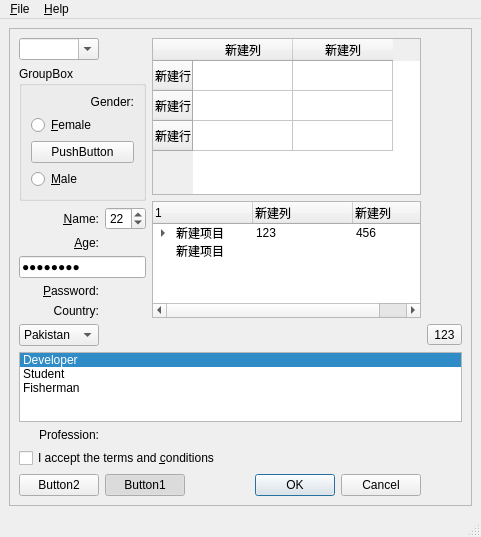
<?xml version="1.0" encoding="UTF-8"?>
<ui version="4.0">
 <class>MainWindow</class>
 <widget class="QMainWindow" name="MainWindow">
  <property name="geometry">
   <rect>
    <x>0</x>
    <y>0</y>
    <width>481</width>
    <height>513</height>
   </rect>
  </property>
  <property name="windowTitle">
   <string>Style Sheet</string>
  </property>
  <widget class="QWidget" name="centralwidget">
   <layout class="QVBoxLayout">
    <property name="spacing">
     <number>6</number>
    </property>
    <property name="leftMargin">
     <number>9</number>
    </property>
    <property name="topMargin">
     <number>9</number>
    </property>
    <property name="rightMargin">
     <number>9</number>
    </property>
    <property name="bottomMargin">
     <number>9</number>
    </property>
    <item>
     <widget class="QFrame" name="mainFrame">
      <property name="frameShape">
       <enum>QFrame::StyledPanel</enum>
      </property>
      <property name="frameShadow">
       <enum>QFrame::Raised</enum>
      </property>
      <layout class="QGridLayout" name="gridLayout_2">
       <item row="0" column="0">
        <widget class="QComboBox" name="nameCombo">
         <property name="toolTip">
          <string>Specify your name</string>
         </property>
         <property name="editable">
          <bool>true</bool>
         </property>
        </widget>
       </item>
       <item row="0" column="2" rowspan="2">
        <widget class="QTableWidget" name="tableWidget">
         <row>
          <property name="text">
           <string>新建行</string>
          </property>
         </row>
         <row>
          <property name="text">
           <string>新建行</string>
          </property>
         </row>
         <row>
          <property name="text">
           <string>新建行</string>
          </property>
         </row>
         <column>
          <property name="text">
           <string>新建列</string>
          </property>
         </column>
         <column>
          <property name="text">
           <string>新建列</string>
          </property>
         </column>
        </widget>
       </item>
       <item row="1" column="0" rowspan="2" colspan="2">
        <widget class="QGroupBox" name="groupBox">
         <property name="title">
          <string>GroupBox</string>
         </property>
         <layout class="QGridLayout" name="gridLayout">
          <item row="0" column="0">
           <widget class="QLabel" name="genderLabel">
            <property name="text">
             <string>Gender:</string>
            </property>
            <property name="alignment">
             <set>Qt::AlignRight|Qt::AlignTrailing|Qt::AlignVCenter</set>
            </property>
           </widget>
          </item>
          <item row="1" column="0">
           <widget class="QRadioButton" name="femaleRadioButton">
            <property name="toolTip">
             <string>Check this if you are female</string>
            </property>
            <property name="text">
             <string>&amp;Female</string>
            </property>
           </widget>
          </item>
          <item row="2" column="0">
           <widget class="QPushButton" name="pushButton">
            <property name="text">
             <string>PushButton</string>
            </property>
           </widget>
          </item>
          <item row="3" column="0">
           <widget class="QRadioButton" name="maleRadioButton">
            <property name="toolTip">
             <string>Check this if you are male</string>
            </property>
            <property name="text">
             <string>&amp;Male</string>
            </property>
           </widget>
          </item>
         </layout>
         <zorder>genderLabel</zorder>
         <zorder>femaleRadioButton</zorder>
         <zorder>maleRadioButton</zorder>
         <zorder>button2</zorder>
         <zorder>pushButton</zorder>
        </widget>
       </item>
       <item row="2" column="2" rowspan="6">
        <widget class="QTreeWidget" name="treeWidget">
         <column>
          <property name="text">
           <string>1</string>
          </property>
         </column>
         <column>
          <property name="text">
           <string>新建列</string>
          </property>
         </column>
         <column>
          <property name="text">
           <string>新建列</string>
          </property>
         </column>
         <item>
          <property name="text">
           <string>新建项目</string>
          </property>
          <property name="text">
           <string>123</string>
          </property>
          <property name="text">
           <string>456</string>
          </property>
          <item>
           <property name="text">
            <string>新建子项目</string>
           </property>
           <property name="text">
            <string>子123</string>
           </property>
           <property name="text">
            <string>子456</string>
           </property>
           <item>
            <property name="text">
             <string>新建子项目</string>
            </property>
            <property name="text">
             <string/>
            </property>
            <property name="text">
             <string/>
            </property>
            <item>
             <property name="text">
              <string>新建子项目</string>
             </property>
             <property name="text">
              <string/>
             </property>
             <item>
              <property name="text">
               <string>新建子项目</string>
              </property>
              <property name="text">
               <string/>
              </property>
             </item>
            </item>
           </item>
          </item>
         </item>
         <item>
          <property name="text">
           <string>新建项目</string>
          </property>
         </item>
        </widget>
       </item>
       <item row="3" column="0">
        <widget class="QLabel" name="nameLabel">
         <property name="text">
          <string>&amp;Name:</string>
         </property>
         <property name="alignment">
          <set>Qt::AlignRight|Qt::AlignTrailing|Qt::AlignVCenter</set>
         </property>
         <property name="buddy">
          <cstring>nameCombo</cstring>
         </property>
        </widget>
       </item>
       <item row="3" column="1">
        <widget class="QSpinBox" name="ageSpinBox">
         <property name="toolTip">
          <string>Specify your age</string>
         </property>
         <property name="statusTip">
          <string>Specify your age</string>
         </property>
         <property name="minimum">
          <number>12</number>
         </property>
         <property name="value">
          <number>22</number>
         </property>
        </widget>
       </item>
       <item row="4" column="0">
        <widget class="QLabel" name="ageLabel">
         <property name="text">
          <string>&amp;Age:</string>
         </property>
         <property name="alignment">
          <set>Qt::AlignRight|Qt::AlignTrailing|Qt::AlignVCenter</set>
         </property>
         <property name="buddy">
          <cstring>ageSpinBox</cstring>
         </property>
        </widget>
       </item>
       <item row="5" column="0" colspan="2">
        <widget class="QLineEdit" name="passwordEdit">
         <property name="toolTip">
          <string>Specify your password</string>
         </property>
         <property name="statusTip">
          <string>Specify your password</string>
         </property>
         <property name="text">
          <string>Password</string>
         </property>
         <property name="echoMode">
          <enum>QLineEdit::Password</enum>
         </property>
        </widget>
       </item>
       <item row="6" column="0">
        <widget class="QLabel" name="passwordLabel">
         <property name="text">
          <string>&amp;Password:</string>
         </property>
         <property name="alignment">
          <set>Qt::AlignRight|Qt::AlignTrailing|Qt::AlignVCenter</set>
         </property>
         <property name="buddy">
          <cstring>passwordEdit</cstring>
         </property>
        </widget>
       </item>
       <item row="7" column="0">
        <widget class="QLabel" name="countryLabel">
         <property name="text">
          <string>Country:</string>
         </property>
         <property name="alignment">
          <set>Qt::AlignRight|Qt::AlignTrailing|Qt::AlignVCenter</set>
         </property>
         <property name="buddy">
          <cstring>countryCombo</cstring>
         </property>
        </widget>
       </item>
       <item row="8" column="0">
        <widget class="QComboBox" name="countryCombo">
         <property name="toolTip">
          <string>Specify country of origin</string>
         </property>
         <property name="statusTip">
          <string>Specify country of origin</string>
         </property>
         <property name="currentIndex">
          <number>6</number>
         </property>
         <item>
          <property name="text">
           <string>Egypt</string>
          </property>
         </item>
         <item>
          <property name="text">
           <string>France</string>
          </property>
         </item>
         <item>
          <property name="text">
           <string>Germany</string>
          </property>
         </item>
         <item>
          <property name="text">
           <string>India</string>
          </property>
         </item>
         <item>
          <property name="text">
           <string>Italy</string>
          </property>
         </item>
         <item>
          <property name="text">
           <string>Norway</string>
          </property>
         </item>
         <item>
          <property name="text">
           <string>Pakistan</string>
          </property>
         </item>
        </widget>
       </item>
       <item row="8" column="3">
        <widget class="QToolButton" name="toolButton">
         <property name="text">
          <string>123</string>
         </property>
        </widget>
       </item>
       <item row="9" column="0" colspan="4">
        <widget class="QListWidget" name="professionList">
         <property name="toolTip">
          <string>Select your profession</string>
         </property>
         <property name="statusTip">
          <string>Specify your name here</string>
         </property>
         <property name="whatsThis">
          <string>Specify your name here</string>
         </property>
         <property name="currentRow">
          <number>0</number>
         </property>
         <item>
          <property name="text">
           <string>Developer</string>
          </property>
         </item>
         <item>
          <property name="text">
           <string>Student</string>
          </property>
         </item>
         <item>
          <property name="text">
           <string>Fisherman</string>
          </property>
         </item>
        </widget>
       </item>
       <item row="10" column="0">
        <widget class="QLabel" name="label">
         <property name="text">
          <string>Profession:</string>
         </property>
         <property name="alignment">
          <set>Qt::AlignRight|Qt::AlignTop|Qt::AlignTrailing</set>
         </property>
         <property name="buddy">
          <cstring>professionList</cstring>
         </property>
        </widget>
       </item>
       <item row="11" column="0" colspan="3">
        <widget class="QCheckBox" name="agreeCheckBox">
         <property name="toolTip">
          <string>Please read the LICENSE file before checking</string>
         </property>
         <property name="text">
          <string>I accept the terms and &amp;conditions</string>
         </property>
        </widget>
       </item>
       <item row="12" column="0" colspan="3">
        <layout class="QHBoxLayout" name="horizontalLayout">
         <item>
          <widget class="QPushButton" name="button2">
           <property name="text">
            <string>Button2</string>
           </property>
          </widget>
         </item>
         <item>
          <widget class="QPushButton" name="button1">
           <property name="text">
            <string>Button1</string>
           </property>
           <property name="checkable">
            <bool>true</bool>
           </property>
           <property name="checked">
            <bool>true</bool>
           </property>
          </widget>
         </item>
         <item>
          <widget class="QDialogButtonBox" name="buttonBox">
           <property name="orientation">
            <enum>Qt::Horizontal</enum>
           </property>
           <property name="standardButtons">
            <set>QDialogButtonBox::Cancel|QDialogButtonBox::Ok</set>
           </property>
          </widget>
         </item>
        </layout>
       </item>
      </layout>
      <zorder>groupBox</zorder>
      <zorder>nameCombo</zorder>
      <zorder>nameLabel</zorder>
      <zorder>ageSpinBox</zorder>
      <zorder>ageLabel</zorder>
      <zorder>passwordEdit</zorder>
      <zorder>passwordLabel</zorder>
      <zorder>countryLabel</zorder>
      <zorder>countryCombo</zorder>
      <zorder>professionList</zorder>
      <zorder>label</zorder>
      <zorder>agreeCheckBox</zorder>
      <zorder>toolButton</zorder>
      <zorder>tableWidget</zorder>
      <zorder>treeWidget</zorder>
     </widget>
    </item>
   </layout>
  </widget>
  <widget class="QMenuBar" name="menubar">
   <property name="geometry">
    <rect>
     <x>0</x>
     <y>0</y>
     <width>481</width>
     <height>23</height>
    </rect>
   </property>
   <widget class="QMenu" name="menu_File">
    <property name="title">
     <string>&amp;File</string>
    </property>
    <addaction name="editStyleAction"/>
    <addaction name="separator"/>
    <addaction name="exitAction"/>
    <addaction name="actionEditGroupBox"/>
    <addaction name="actionEdit_StyleSheet_for_tableWidget"/>
   </widget>
   <widget class="QMenu" name="menu_Help">
    <property name="title">
     <string>&amp;Help</string>
    </property>
    <addaction name="aboutAction"/>
    <addaction name="aboutQtAction"/>
   </widget>
   <addaction name="menu_File"/>
   <addaction name="menu_Help"/>
  </widget>
  <widget class="QStatusBar" name="statusbar"/>
  <action name="exitAction">
   <property name="text">
    <string>&amp;Exit</string>
   </property>
  </action>
  <action name="aboutQtAction">
   <property name="text">
    <string>About Qt</string>
   </property>
  </action>
  <action name="editStyleAction">
   <property name="text">
    <string>Edit &amp;Style...</string>
   </property>
  </action>
  <action name="aboutAction">
   <property name="text">
    <string>About</string>
   </property>
  </action>
  <action name="actionEditGroupBox">
   <property name="text">
    <string>edit StyleSheet for GroupBox</string>
   </property>
  </action>
  <action name="actionEdit_StyleSheet_for_tableWidget">
   <property name="text">
    <string>edit StyleSheet for tableWidget</string>
   </property>
  </action>
 </widget>
 <resources/>
 <connections/>
</ui>
